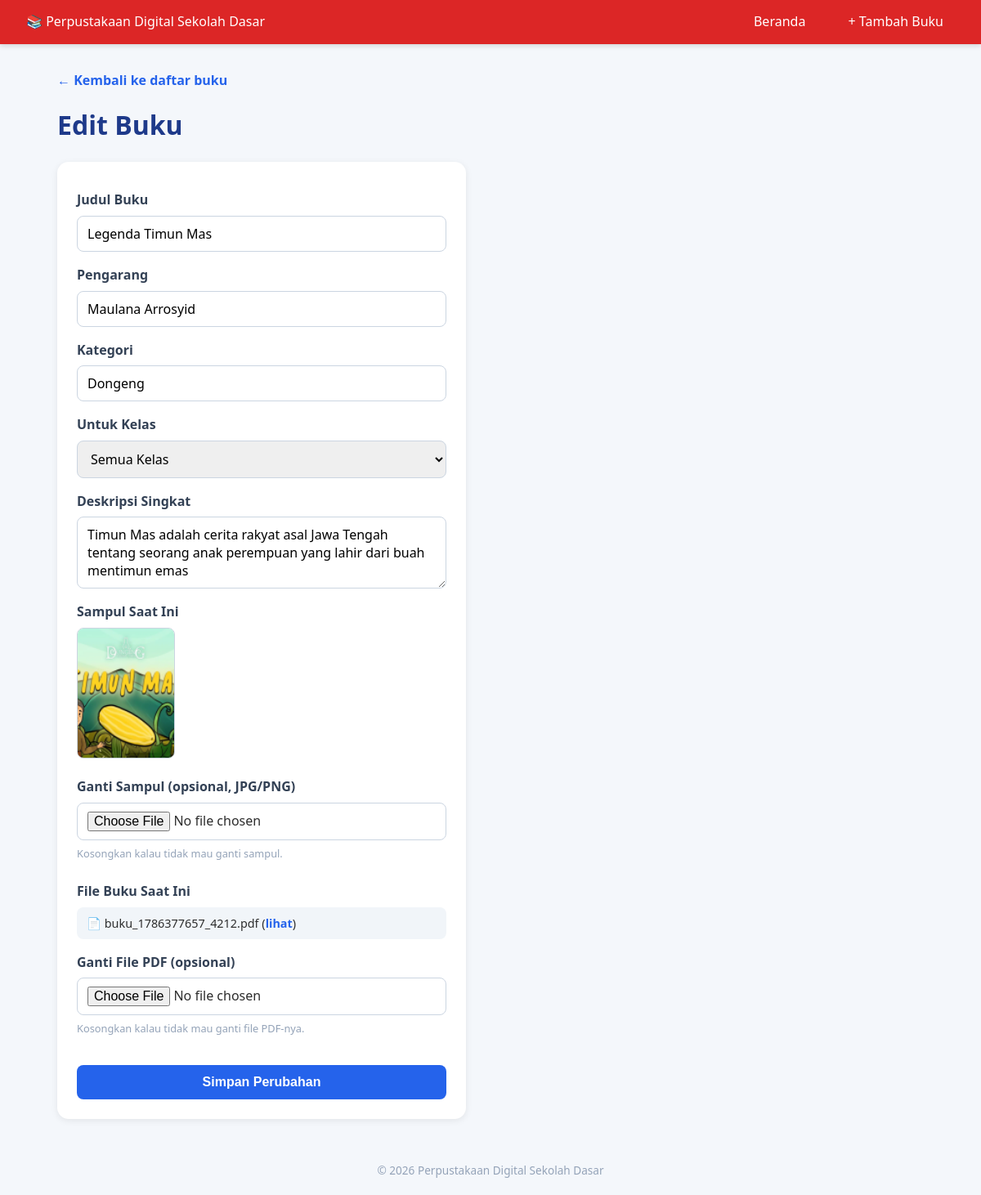
The app's page /buku/edit/4 with its own data.
### tables this page shows
CREATE TABLE `buku` (
  `id` int(11) NOT NULL,
  `judul` varchar(150) NOT NULL,
  `pengarang` varchar(100) NOT NULL,
  `kategori` varchar(50) NOT NULL,
  `kelas` varchar(10) NOT NULL,
  `sampul` varchar(255) DEFAULT NULL,
  `file_buku` varchar(255) NOT NULL,
  `deskripsi` text,
  `tanggal_upload` datetime DEFAULT CURRENT_TIMESTAMP
);

### application/controllers/Buku.php (called while the page is built, shortened)
<?php
class Buku extends CI_Controller
{
    public function __construct()
    {
        $this->load->model('buku_model');
    }
    public function edit($id)
    {
        $buku = $this->buku_model->get_by_id($id);
        $data['buku'] = $buku;
        $data['daftar_kategori'] = $this->buku_model->get_kategori_list();
        $this->load->view('templates/header', array('judul_halaman' => 'Edit Buku'));
        $this->load->view('buku/edit', $data);
        $this->load->view('templates/footer');
    }
}

### index.php (called while the page is built, shortened)
<?php
require_once BASEPATH.'core/CodeIgniter.php';

### application/models/Buku_model.php (called while the page is built, shortened)
<?php
class Buku_model extends CI_Model
{
    protected $table = 'buku';
    public function get_by_id($id)
    {
        return $this->db->get_where($this->table, array('id' => $id))->row();
    }
}

### application/views/buku/edit.php (the view, shortened to what this page needs)
<a href="<?= base_url('buku') ?>" class="link-kembali">&larr; Kembali ke daftar buku</a>
<h1>Edit Buku</h1>
<form action="<?= base_url('buku/edit/' . $buku->id) ?>" method="post" enctype="multipart/form-data" class="form-tambah">
    <label for="judul">Judul Buku</label>
    <input type="text" id="judul" name="judul"
           value="<?= set_value('judul', $buku->judul) ?>" required>
    <label for="pengarang">Pengarang</label>
    <input type="text" id="pengarang" name="pengarang"
           value="<?= set_value('pengarang', $buku->pengarang) ?>" required>
    <label for="kategori">Kategori</label>
    <input type="text" id="kategori" name="kategori" list="list-kategori"
           value="<?= set_value('kategori', $buku->kategori) ?>" required>
    <label for="kelas">Untuk Kelas</label>
    <select id="kelas" name="kelas" required>
        <?php $pilihan_kelas = array('Semua' => 'Semua Kelas', '1' => 'Kelas 1', '2' => 'Kelas 2', '3' => 'Kelas 3', '4' => 'Kelas 4', '5' => 'Kelas 5', '6' => 'Kelas 6'); ?>
        <?php foreach ($pilihan_kelas as $nilai => $label): ?>
            <option value="<?= $nilai ?>" <?= ($buku->kelas === $nilai) ? 'selected' : '' ?>>
                <?= $label ?>
            </option>
        <?php endforeach; ?>
    </select>
    <label for="deskripsi">Deskripsi Singkat</label>
    <textarea id="deskripsi" name="deskripsi" rows="3"><?= set_value('deskripsi', $buku->deskripsi) ?></textarea>
    <label>Sampul Saat Ini</label>
    <img src="<?= base_url('assets/uploads/cover/' . $buku->sampul) ?>"
         alt="Sampul saat ini" class="preview-sampul">
    <label for="sampul">Ganti Sampul (opsional, JPG/PNG)</label>
    <input type="file" id="sampul" name="sampul" accept="image/jpeg,image/png">
    <small class="bantuan-teks">Kosongkan kalau tidak mau ganti sampul.</small>
    <label>File Buku Saat Ini</label>
    <p class="info-file-lama">
        📄 <?= html_escape($buku->file_buku) ?>
        (<a href="<?= base_url('assets/uploads/buku/' . $buku->file_buku) ?>" target="_blank">lihat</a>)
    </p>
    <label for="file_buku">Ganti File PDF (opsional)</label>
    <input type="file" id="file_buku" name="file_buku" accept="application/pdf">
    <small class="bantuan-teks">Kosongkan kalau tidak mau ganti file PDF-nya.</small>
    <button type="submit" class="btn btn-simpan">Simpan Perubahan</button>
</form>

### assets/css/style.css (style rules this page uses)
* { margin: 0; padding: 0; box-sizing: border-box; }
body { font-family: 'Segoe UI', Tahoma, sans-serif; background-color: #f4f7fb; color: #2d2d2d; line-height: 1.6; }
a { text-decoration: none; color: inherit; }
h1 { margin-bottom: 20px; color: #1e3a8a; }
.btn { display: inline-block; padding: 8px 14px; border-radius: 8px; font-size: 0.9rem; cursor: pointer; border: none; }
.link-kembali { display: inline-block; margin-bottom: 16px; color: #2563eb; font-weight: 600; }
.form-tambah { max-width: 500px; display: flex; flex-direction: column; gap: 6px; background: white; padding: 24px; border-radius: 14px; box-shadow: 0 2px 8px rgba(0, 0, 0, 0.08); }
.form-tambah label { font-weight: 600; margin-top: 10px; color: #334155; }
.form-tambah input, .form-tambah select, .form-tambah textarea { padding: 10px 12px; border: 1px solid #cbd5e1; border-radius: 8px; font-size: 1rem; font-family: inherit; }
.btn-simpan { margin-top: 20px; padding: 12px; background-color: #2563eb; color: white; font-size: 1rem; font-weight: 600; border-radius: 8px; }
.preview-sampul { width: 120px; height: 160px; object-fit: cover; border-radius: 8px; border: 1px solid #cbd5e1; margin-bottom: 6px; }
.info-file-lama { background-color: #f1f5f9; padding: 8px 12px; border-radius: 8px; font-size: 0.9rem; }
.info-file-lama a { color: #2563eb; font-weight: 600; }
.bantuan-teks { color: #94a3b8; font-size: 0.8rem; margin-bottom: 8px; }

### records on screen
buku: judul "Legenda Timun Mas", pengarang "Maulana Arrosyid", kategori "Dongeng", kelas "Semua Kelas", deskripsi "Timun Mas adalah cerita rakyat asal Jawa Tengah tentang seorang anak perempuan yang lahir dari buah mentimun emas", sampul (picture), file_buku "buku_1786377657_4212.pdf"
